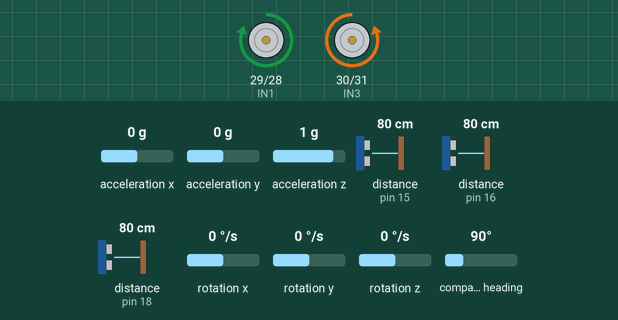
This sketch was run on a simulated Arduino Mega 2560, built with avr-gcc and run on an emulated ATmega2560. Shown: motor-driver pin pairs drawn as motors (green arrow = first pin HIGH = forward, orange = second pin HIGH = backward, longer = more drive, scaled by the enable pin). Inputs (shaded band) come from the test bench; at power-on: compass heading 90°, distance to the obstacle (sensors on pin 15, pin 16, pin 18) 80 cm, acceleration x 0 g, acceleration y 0 g, acceleration z 1 g, rotation x 0 °/s, rotation y 0 °/s, rotation z 0 °/s. The echo pulse lasts 58.3 µs per cm.

Above: at 1.2 s.
1.3 s: compass heading set to 177°
2.8 s: compass heading set to 186°
At 3.9 s:
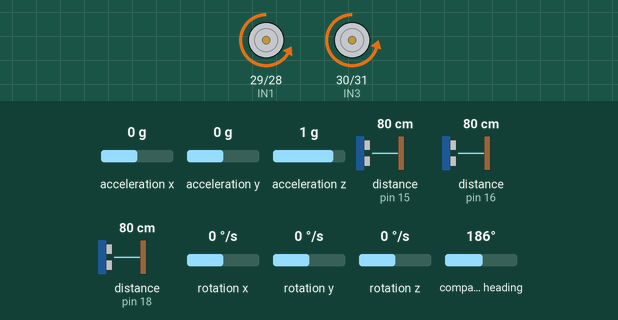
4.3 s: distance to the obstacle (sensor on pin 15) set to 21 cm
5.8 s: distance to the obstacle (sensor on pin 15) set to 16 cm
At 6.4 s:
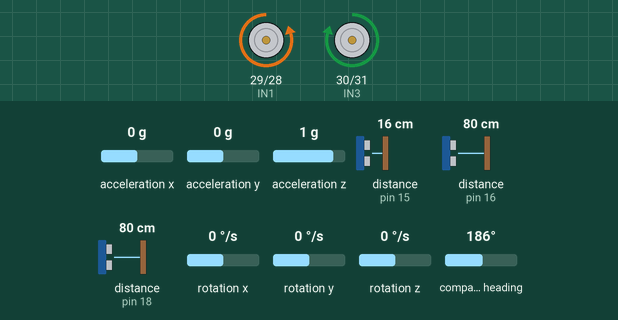
Timing chart, 0 to 8.3 s (numbered marks = the images above; inputs shaded):
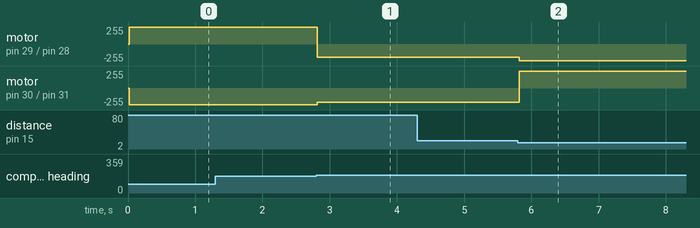

Measured:
- the behaviour switches between 180 and 181° on compass heading (found by bisection; images 0 and 1)
- the behaviour switches between 19 and 18 cm on distance to the obstacle (sensor on pin 15) (found by bisection; images 1 and 2)
- after the input at 1.3 s, every drawn part: stays the same
- after the input at 2.8 s, motor on pin 29 (IN1) / pin 28 (IN2): forward 250/255 → backward 200/255 at once; motor on pin 30 (IN3) / pin 31 (IN4): backward 250/255 → backward 215/255 at once
- after the input at 4.3 s, every drawn part: stays the same
- after the input at 5.8 s, motor on pin 29 (IN1) / pin 28 (IN2): backward 200/255 → backward 250/255 at once; motor on pin 30 (IN3) / pin 31 (IN4): backward 215/255 → forward 250/255 at once

The sketch:

Mid_Term_2.ino
```cpp
#include <Wire.h>
#include <LSM303.h>
#include <NewPing.h>

bool flag[6] = {1,1,1,1,1,1};

LSM303 compass;

float heading = 0.0;
float target_heading_angle = 0.0;

#define SONAR_NUM 3                // 초음파 센서 개수 = 3
#define MAX_DISTANCE 150           // 최대 거리 cm 단위
#define WALL_GAP_DISTANCE      400 //mm 단위
#define WALL_GAP_DISTANCE_HALF 150 //mm 단위
#define MOTOR_PWM_OFFSET 10        // PWM offset 정의

#define Front 0  // 앞쪽 초음파 센서 번호 0
#define Left  1  // 왼쪽 초음파 센서 번호 1
#define Right 2  // 오른쪽 초음파 센서 번호 2

#define TRIG1 14 // 초음파 센서 1번 Trig 핀 14
#define ECHO1 15 // 초음파 센서 1번 Echo 핀 15

#define TRIG2 17 // 초음파 센서 2번 Trig 핀 17
#define ECHO2 16 // 초음파 센서 2번 Echo 핀 16

#define TRIG3 19 // 초음파 센서 3번 Trig 핀 19
#define ECHO3 18 // 초음파 센서 3번 Echo 핀 18

NewPing sonar[SONAR_NUM] = {  // 초음파 센서 개수에 맞는 값 지정
NewPing(TRIG1, ECHO1, MAX_DISTANCE), // 각 초음파 센서 최대거리 설정
NewPing(TRIG2, ECHO2, MAX_DISTANCE),
NewPing(TRIG3, ECHO3, MAX_DISTANCE)
};

/////////////////////L298//////////////////////////

#define IN1 29 // 왼쪽 모터 제어 핀 29
#define IN2 28 // 왼쪽 모터 제어 핀 28
#define ENA 10 // 왼쪽 속 제어 핀 10

#define IN3 30 // 오른쪽 모터 제어 핀 30
#define IN4 31 // 오른쪽 모터 제어 핀 31
#define ENB 11 // 오른쪽 속도 제어 핀 11

 float front_sonar = 0.0; // 각 초음파 센서 초기값 설정
 float left_sonar  = 0.0;
 float right_sonar = 0.0;

/////////////////////Maze_Status//////////////////////////

int maze_status = 0; // 미로 탈출 초기값 설정

void setup()
{
  pinMode(TRIG1, OUTPUT); // 각 초음파 센서 입출력 설정
  pinMode(ECHO1, INPUT);
  pinMode(TRIG2, OUTPUT);
  pinMode(ECHO2, INPUT);
  pinMode(TRIG3, OUTPUT);
  pinMode(ECHO3, INPUT);

  pinMode(IN1, OUTPUT); // 모터 제어 출력 설정
  pinMode(IN2, OUTPUT);
  pinMode(ENA, OUTPUT);

  pinMode(IN3, OUTPUT);
  pinMode(IN4, OUTPUT);
  pinMode(ENB, OUTPUT);

  Wire.begin();
  compass.init();
  compass.enableDefault();
  flag[0] = 0;

  Serial.begin(9600); // 통신속도를 9600으로 정의
}

void motor_A_control(int direction_a, int motor_speed_a) // 모터 A(왼쪽)의 방향(direction)과 속도(speed) 제어
{
  if(direction_a == HIGH)
  {
     digitalWrite(IN1, LOW); // LOW, HIGH 신호로 모터 방향 제어
     digitalWrite(IN2, HIGH);
     analogWrite(ENA,motor_speed_a); // 모터의 속도 제어
  }
  else
  {
    digitalWrite(IN1, HIGH);
    digitalWrite(IN2, LOW);
    analogWrite(ENA,motor_speed_a);
  }
}

void motor_B_control(int direction_b, int motor_speed_b) // 모터 B(오른쪽)의 방향(direction)과 속도(speed) 제어
{
  if(direction_b == HIGH)
  {
     digitalWrite(IN3, LOW); // 모터의 방향 제어
     digitalWrite(IN4, HIGH);
     analogWrite(ENB,motor_speed_b); // 모터의 속도 제어
  }
  else
  {
    digitalWrite(IN3, HIGH);
    digitalWrite(IN4, LOW);
    analogWrite(ENB,motor_speed_b);
  }
}

//////////////////////imu///////////////////////

void imu_rotation_right(void)
{
  if(target_heading_angle>=360)
  {
    while(1)
    {
      compass.read();
      heading = compass.heading();
      if(heading<180)
      {
          heading+=360;
      }
      motor_A_control(HIGH,250);
      motor_B_control(LOW,250);

      if(heading >= target_heading_angle)
      {
          break;
      }
    }
  }
  else
  {
    while(heading < target_heading_angle)
    {
      compass.read();
      heading = compass.heading();

      motor_A_control(HIGH,250);
      motor_B_control(LOW,250);

      if(heading >= target_heading_angle)
      {
          break;
      }
    }
  }
}

void imu_rotation_left(void)
{
  if(target_heading_angle<=0)
  {
    while(1)
    {
      compass.read();
      heading = compass.heading();
      if(heading>180)
      {
          heading-=360;
      }

      motor_A_control(LOW,250);
      motor_B_control(HIGH,250);

      if(heading <= target_heading_angle)
      {
          break;
      }
    }
  }
  else
  {
    while(heading > target_heading_angle)
    {
      compass.read();
      heading = compass.heading();
      heading += 360;

      motor_A_control(LOW,250);
      motor_B_control(HIGH,250);

      if(heading <= target_heading_angle)
      {
          break;
      }
    }
  }
}

void wall_collision_avoid(int base_speed)
{
  float error = 0.0;
  float Kp = 0.3;    // 얼마나 회전할 지 설정
  int pwm_control = 0;
  int right_pwm = 0;
  int left_pwm  = 0;
  error = (right_sonar - left_sonar); // 오른쪽 초음파 측정값과 왼쪽 초음파 측정값의 차를 error 값으로 지정
  error = Kp * error; // error 값에 kp를 곱하여 오차값을 소폭 증가시킴 (회전값 증가)

  if(error >= 50) error = 50; // error값이 50이상일 때 50으로 조정
  if(error <= -50) error = -50; // error값이 -50이하일 때 -50으로 조정

  right_pwm = base_speed - error;
  left_pwm  = base_speed + error;

  if(right_pwm <= 0) right_pwm = 0;
  if(left_pwm  <= 0) left_pwm  = 0;

  if(right_pwm >= 255) right_pwm = 255;
  if(left_pwm  >= 200) left_pwm  = 200;

  motor_A_control(HIGH,left_pwm);  // 오른쪽 전진
  motor_B_control(HIGH,right_pwm); // 왼쪽 전진
}

void loop()
{
  front_sonar = sonar[Front].ping_cm()*8; // 전방 센서 측정
  left_sonar  = sonar[Left].ping_cm() *8; // 좌축 센서 측정
  right_sonar = sonar[Right].ping_cm()*8; // 우측 센서 측정
  if(front_sonar == 0.0) front_sonar = MAX_DISTANCE*10; // 0.0 출력이 최대값이므로
  if(left_sonar  == 0.0)  left_sonar = MAX_DISTANCE*10;
  if(right_sonar == 0.0) right_sonar = MAX_DISTANCE*10;


   if(flag[0]==0)
  {
    wall_collision_avoid(215);

    if(left_sonar>=WALL_GAP_DISTANCE)
    {
      motor_A_control(HIGH,150);
      motor_B_control(HIGH,255);

      compass.read();
      heading = compass.heading();

      target_heading_angle = heading - 90;

      imu_rotation_left();

      flag[0] = 1;
      flag[1] = 0;
    }
  }
  else if(flag[1]==0)
  {
    wall_collision_avoid(215);

    if(front_sonar<=WALL_GAP_DISTANCE_HALF)
    {
      compass.read();
      heading = compass.heading();

      target_heading_angle = heading + 90;

      imu_rotation_right(); // 우회전

      flag[1] = 1;
      flag[2] = 0;
    }
  }
  else if(flag[2]==0)
  {
    wall_collision_avoid(215);
   if(front_sonar<=WALL_GAP_DISTANCE_HALF)
    {
      compass.read();
      heading = compass.heading();

      target_heading_angle = heading + 180;

      imu_rotation_right(); // 유턴

      flag[2] = 1;
      flag[3] = 0;
    }
  }
  else if(flag[3]==0)
  {
    wall_collision_avoid(215);
    if(front_sonar<=WALL_GAP_DISTANCE_HALF)
    {
      compass.read();
      heading = compass.heading();

      target_heading_angle = heading - 90;

      imu_rotation_left(); // 좌회전

      flag[3] = 1;
      flag[4] = 0;
    }
  }
  else if(flag[4]==0)
  {
    wall_collision_avoid(215);
    if(front_sonar<=WALL_GAP_DISTANCE_HALF)
    {
      compass.read();
      heading = compass.heading();

      target_heading_angle = heading - 90;

      imu_rotation_left(); // 좌회전

      flag[4] = 1;
      flag[5] = 0;
    }
  }
  else if(flag[5]==0)
  {
    wall_collision_avoid(215);
  }
 }
```
